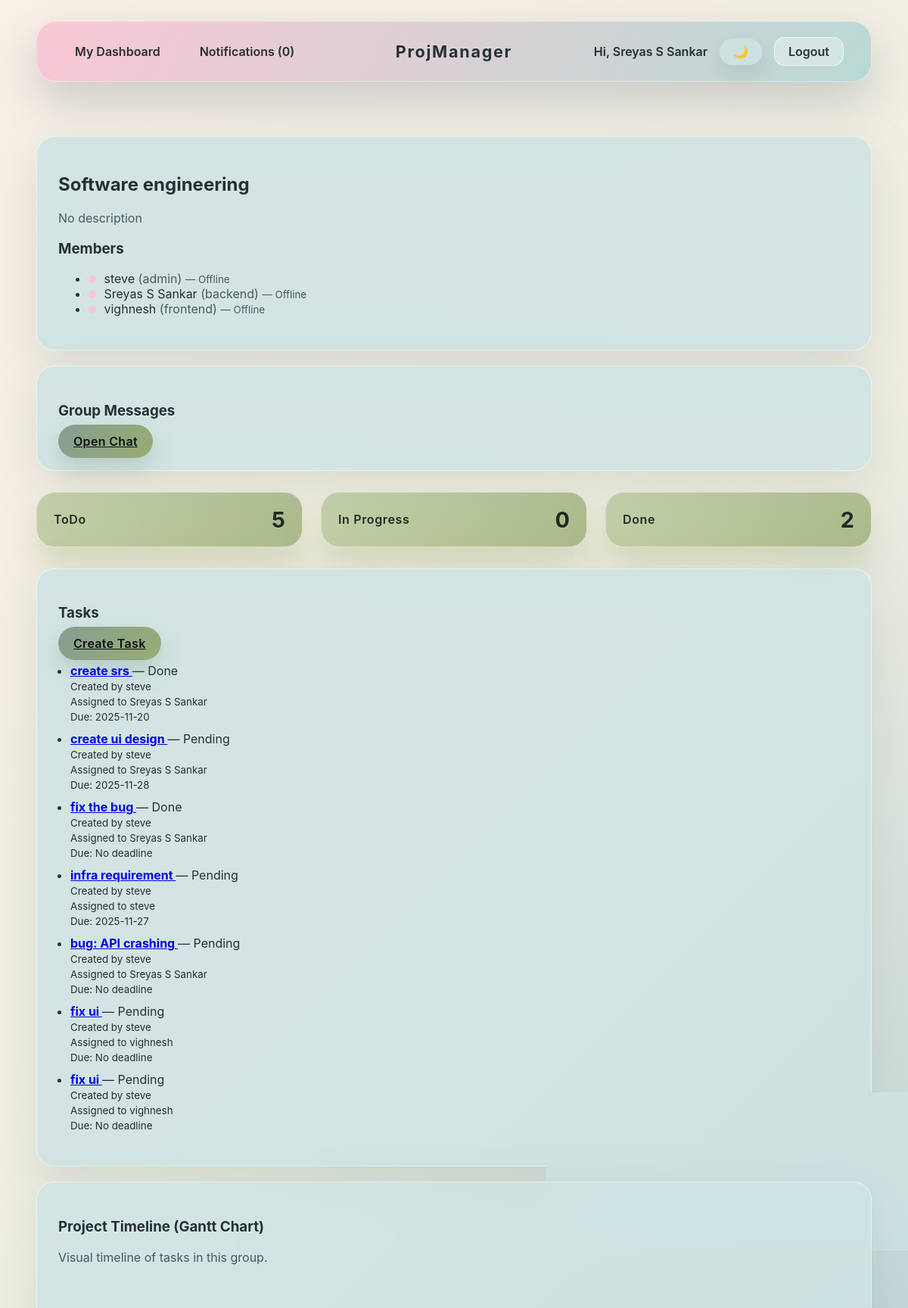
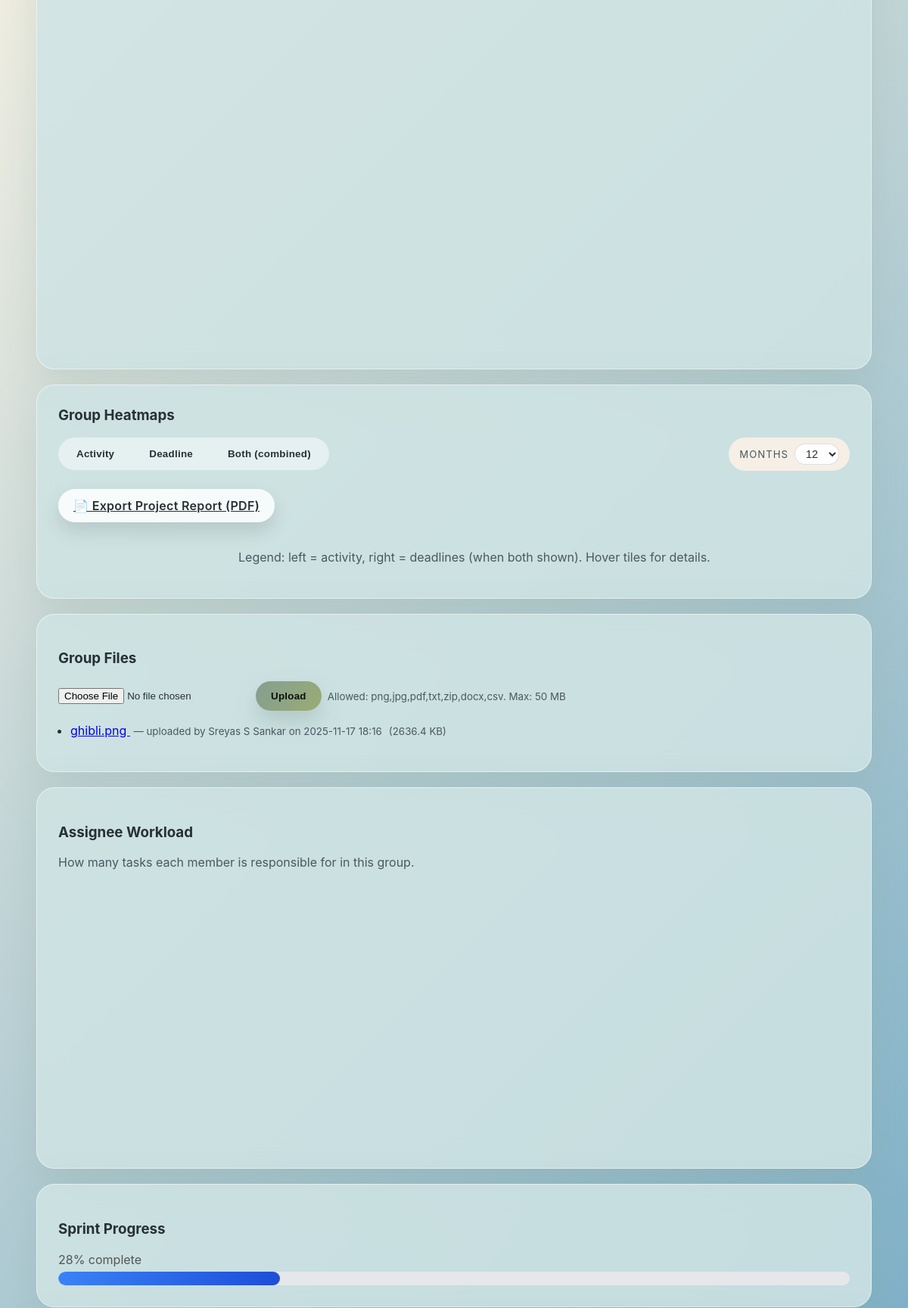
/groups/1 (signed in, upper part), run on the app's committed database (2 pictures, top to bottom).
### models.py (models this page shows, shortened)
class User(db.Model, UserMixin):
    id = db.Column(db.Integer, primary_key=True)
    username = db.Column(db.String(80), unique=True, nullable=False)
    email = db.Column(db.String(120), unique=True, nullable=False)
    password_hash = db.Column(db.String(128), nullable=False)

class Group(db.Model):
    id = db.Column(db.Integer, primary_key=True)
    name = db.Column(db.String(100), nullable=False)
    description = db.Column(db.Text, nullable=True)
    admin_id = db.Column(db.Integer, db.ForeignKey('user.id'), nullable=False)
    admin = db.relationship('User', backref='owned_groups')
    members = db.relationship('GroupMembership', back_populates='group', cascade='all, delete-orphan')

class GroupMembership(db.Model):
    id = db.Column(db.Integer, primary_key=True)
    user_id = db.Column(db.Integer, db.ForeignKey('user.id'), nullable=False)
    group_id = db.Column(db.Integer, db.ForeignKey('group.id'), nullable=False)
    role = db.Column(db.String(120), default='member')
    user = db.relationship('User', backref='memberships')
    group = db.relationship('Group', back_populates='members')

class Task(db.Model):
    id = db.Column(db.Integer, primary_key=True)
    title = db.Column(db.String(150), nullable=False)
    description = db.Column(db.Text, nullable=True)
    status = db.Column(db.String(20), default='Pending')  # Pending, In Progress, Done
    created_by = db.Column(db.Integer, db.ForeignKey('user.id'), nullable=False)
    assigned_to = db.Column(db.Integer, db.ForeignKey('user.id'), nullable=True)
    group_id = db.Column(db.Integer, db.ForeignKey('group.id'), nullable=False)
    timestamp = db.Column(db.DateTime, default=db.func.now())
    priority = db.Column(db.String(10))
    tags = db.relationship('Tag', secondary=task_tags, backref=db.backref('tasks', lazy='dynamic'))
    activities = db.relationship('TaskActivity', backref='task', lazy=True)
    created_at = db.Column(db.DateTime, default=datetime.utcnow)
    due_date = db.Column(db.DateTime, nullable=True)
    updated_at = db.Column(db.DateTime, default=datetime.utcnow, onupdate=datetime.utcnow)
    pomodoro_active = db.Column(db.Boolean, default=False)
    pomodoro_end = db.Column(db.DateTime, nullable=True)
    creator = db.relationship('User', foreign_keys=[created_by], backref='created_tasks')
    assignee = db.relationship('User', foreign_keys=[assigned_to], backref='assigned_tasks')
    group = db.relationship('Group', backref='tasks')

class GroupFile(db.Model):
    __tablename__ = "group_files"
    id = db.Column(db.Integer, primary_key=True)
    group_id = db.Column(db.Integer, db.ForeignKey("group.id"), nullable=False)
    uploaded_by = db.Column(db.Integer, db.ForeignKey("user.id"), nullable=False)
    filename = db.Column(db.String(512), nullable=False)           # stored filename (on disk)
    original_filename = db.Column(db.String(512), nullable=False)  # user-visible filename
    filesize = db.Column(db.BigInteger, nullable=True)
    created_at = db.Column(db.DateTime, default=datetime.utcnow)
    group = db.relationship("Group", backref=db.backref("files", lazy="dynamic"))
    uploader = db.relationship("User", backref=db.backref("uploaded_files", lazy="dynamic"))

### app.py (the view, shortened to what this page needs)
@app.route('/groups/<int:group_id>')
@login_required
def group_detail(group_id):
    group = Group.query.get_or_404(group_id)
    membership = GroupMembership.query.filter_by(
        user_id=current_user.id, group_id=group_id
    ).first()
    if not membership:
        flash('You are not a member of this group.', 'danger')
        return redirect(url_for('dashboard'))
    members = [m.user for m in group.members]
    pending_tasks = []
    overdue_tasks = []
    todo_tasks = Task.query.filter_by(group_id=group.id, status='Pending').all()
    inprogress_tasks = Task.query.filter_by(group_id=group.id, status='In Progress').all()
    done_tasks = Task.query.filter_by(group_id=group.id, status='Done').all()
    files = GroupFile.query.filter_by(group_id=group.id)\
        .order_by(GroupFile.created_at.desc()).all()
    assignee_counts = Counter()
    for task in group.tasks:
        if task.assignee:
            assignee_counts[task.assignee.username] += 1
    workload_data = [["User", "Tasks Assigned"]]
    for user, count in assignee_counts.items():
        workload_data.append([user, count])
    announcements = GroupAnnouncement.query.filter_by(group_id=group.id) \
        .order_by(GroupAnnouncement.created_at.desc()).all()
    total_tasks_count = len(group.tasks)
    done_tasks_count = len([t for t in group.tasks if t.status == "Done"])
    if total_tasks_count > 0:
        sprint_progress = int((done_tasks_count / total_tasks_count) * 100)
    else:
        sprint_progress = 0
    from datetime import timedelta
    for t in group.tasks:
        try:
            t.created_plus2 = (t.created_at + timedelta(days=2)).strftime("%Y-%m-%d")
        except:
            t.created_plus2 = ""
    return render_template(
        "group_detail.html",
        group=group,
        members=members,
        pending_tasks=pending_tasks,
        overdue_tasks=overdue_tasks,
        todo_tasks=todo_tasks,
        inprogress_tasks=inprogress_tasks,
        done_tasks=done_tasks,               # list
        files=files,
        workload_data=workload_data,
        announcements=announcements,
        sprint_progress=sprint_progress,
        total_tasks_count=total_tasks_count,
        done_tasks_count=done_tasks_count
    )

### app.py (called while the page is built)
@login_manager.user_loader
def load_user(user_id):
    return User.query.get(int(user_id))

@app.context_processor
def inject_notifications():
    if current_user.is_authenticated:
        unread = Notification.query.filter_by(user_id=current_user.id, is_read=False).all()
        return dict(unread_notifications=unread)
    return dict(unread_notifications=[])

### templates/group_detail.html (shortened to what this page needs)
{% extends 'base.html' %}
{% block content %}
<div class="card">
  <h2>{{ group.name }}</h2>
  <p class="muted">{{ group.description or 'No description' }}</p>
  <h3>Members</h3>
  <ul>
    {% for m in members %}
      {% set is_online = m.id in online_users %}
      <li data-user-id="{{ m.id }}">
        <span class="status-dot {{ 'online' if is_online else 'offline' }}"></span>
        {{ m.username }}
        {% set membership = m.memberships
          |selectattr('group_id','equalto',group.id)
          |list
          |first %}
        <span class="muted">({{ membership.role }})</span>
        <small class="muted status-text">
          — {{ 'Online' if is_online else 'Offline' }}
        </small>
      </li>
    {% endfor %}
  </ul>
</div>
<div class="card" style="margin-top:20px;">
  <h3>Group Messages</h3>
  <a href="{{ url_for('group_messages', group_id=group.id) }}" class="btn">Open Chat</a>
</div>
<div class="task-stats">
  <div class="task-stat">
    <span class="task-stat__label">ToDo</span>
    <span class="task-stat__value">{{ todo_tasks|length }}</span>
  </div>
  <div class="task-stat">
    <span class="task-stat__label">In Progress</span>
    <span class="task-stat__value">{{ inprogress_tasks|length }}</span>
  </div>
  <div class="task-stat">
    <span class="task-stat__label">Done</span>
    <span class="task-stat__value">{{ done_tasks|length }}</span>
  </div>
</div>
<div class="card" style="margin-top:20px;">
  <h3>Tasks</h3>
  <a href="{{ url_for('create_task', group_id=group.id) }}" class="btn">Create Task</a>
  {% if group.tasks %}
    <ul style="padding-left:16px;">
      {% for task in group.tasks %}
        <li style="margin-bottom:10px;">
          <strong>
            <a href="{{ url_for('task_detail', group_id=group.id, task_id=task.id) }}">
              {{ task.title }}
            </a>
          </strong>
          — {{ task.status }}
          <br>
          <small>Created by {{ task.creator.username }}</small>
          {% if task.assigned_to %}
            <br><small>Assigned to {{ task.assignee.username }}</small>
          {% endif %}
          {% if task.due_date %}
            <br><small>Due: {{ task.due_date.strftime('%Y-%m-%d') }}</small>
          {% else %}
            <br><small>Due: No deadline</small>
          {% endif %}
        </li>
      {% endfor %}
    </ul>
  {% else %}
    <p>No tasks yet.</p>
  {% endif %}
</div>
<div class="card" style="margin-top:20px;">
  <h3>Project Timeline (Gantt Chart)</h3>
  <p class="muted">Visual timeline of tasks in this group.</p>
  <div id="gantt_chart" style="width:100%; height:500px;"></div>
</div>
<div class="card" style="margin-top:20px;">
  <div class="heatmap-header">
    <h3>Group Heatmaps</h3>
    <div class="heatmap-filters">
      <div class="heatmap-toggle-group">
        <button id="heatmap-type-activity" class="btn heatmap-toggle">Activity</button>
        <button id="heatmap-type-deadline" class="btn heatmap-toggle">Deadline</button>
        <button id="heatmap-type-both" class="btn heatmap-toggle">Both (combined)</button>
      </div>
      <div class="heatmap-range">
        <label for="heatmap-months">Months</label>
        <select id="heatmap-months">
          <option value="12" selected>12</option>
        </select>
      </div>
    </div>
    <a href="{{ url_for('export_report', group_id=group.id) }}"
       class="btn heatmap-export no-loader">
       📄 Export Project Report (PDF)
    </a>
  </div>
  <div id="group-heatmap-container" style="display:flex; gap:12px; overflow-x:auto; padding-bottom:8px;"></div>
  <div style="margin-top:12px; display:flex; gap:18px;">
    <div id="mini-calendar" style="min-width:220px;"></div>
    <div style="flex:1;">
      <p class="muted">Legend: left = activity, right = deadlines (when both shown). Hover tiles for details.</p>
    </div>
  </div>
</div>
<div class="card" style="margin-top:20px;">
  <h3>Group Files</h3>
  <form action="{{ url_for('group_files', group_id=group.id) }}" method="post" enctype="multipart/form-data" style="display:flex; gap:8px; align-items:center;">
    <input type="file" name="file" required>
    <button type="submit" class="btn">Upload</button>
    <small class="muted">Allowed: png,jpg,pdf,txt,zip,docx,csv. Max: {{ (config.MAX_CONTENT_LENGTH // (1024*1024)) if config.get('MAX_CONTENT_LENGTH') else 50 }} MB</small>
  </form>
  <div style="margin-top:12px;">
    {% if files %}
      <ul style="padding-left:16px;">
        {% for f in files %}
          <li style="margin-bottom:8px;">
            <a href="{{ url_for('download_group_file', group_id=group.id, file_id=f.id) }}">
              {{ f.original_filename }}
            </a>
            &nbsp;<small class="muted">— uploaded by {{ f.uploader.username }} on {{ f.created_at.strftime('%Y-%m-%d %H:%M') }}</small>
            {% if f.filesize %}
              &nbsp;<small class="muted">({{ (f.filesize/1024)|round(1) }} KB)</small>
            {% endif %}
          </li>
        {% endfor %}
      </ul>
    {% else %}
      <p class="muted">No files uploaded yet.</p>
    {% endif %}
  </div>
</div>
<div class="card" style="margin-top:20px;">
    <h3>Assignee Workload</h3>
    <p class="muted">How many tasks each member is responsible for in this group.</p>
    <div id="workload_chart" style="width:100%; height:350px;"></div>
</div>
<div class="card" style="margin-top:20px;">
  <h3>Sprint Progress</h3>
  <p style="margin-bottom:6px; color:#555;">
    {{ sprint_progress }}% complete
  </p>
  <div style="
      width: 100%;
      background: #e5e7eb;
      height: 18px;
      border-radius: 10px;
      overflow:hidden;
      position:relative;
  ">
    <div style="
        width: {{ sprint_progress }}%;
        height: 100%;
        background: linear-gradient(90deg, #3b82f6, #1d4ed8);
        border-radius: 10px;
        transition: width 0.25s ease;
    "></div>
  </div>
</div>
{% endblock %}

### templates/base.html (shortened to what this page needs)
<!doctype html>
<html lang="en">
<head>
    <link rel="stylesheet" href="{{ url_for('static', filename='css/style.css') }}">
</head>
<body class="{{ 'dark-mode' if session.get('theme') == 'dark' else '' }}">
{% set _ = session.pop('popup_notification', None) %}
<nav class="nav">
    <div class="nav-shell">
        <div class="nav-menu">
            {% if current_user.is_authenticated %}
                <a href="{{ url_for('my_dashboard') }}">My Dashboard</a>
                <a href="{{ url_for('notifications') }}">Notifications ({{ current_user.unread_notifications|length }})</a>
            {% else %}
                <a href="{{ url_for('login') }}">Login</a>
                <a href="{{ url_for('register') }}">Register</a>
            {% endif %}
        </div>
        <a class="brand" href="{{ url_for('index') }}">ProjManager</a>
        <div class="nav-user">
            {% if current_user.is_authenticated %}
                <span class="user-greeting">Hi, {{ current_user.username }}</span>
                <button id="theme-toggle" class="theme-toggle" aria-label="Toggle theme">🌙</button>
                <a class="nav-logout" href="{{ url_for('logout') }}">Logout</a>
            {% else %}
                <button id="theme-toggle" class="theme-toggle" aria-label="Toggle theme">🌙</button>
            {% endif %}
        </div>
    </div>
</nav>
<main class="container">
    {% block content %}{% endblock %}
</main>
</body>
</html>

### templates/group_detail.html (style rules this page uses)
.status-dot { display: inline-block; width: 10px; height: 10px; border-radius: 50%; margin-right: 6px; }
.offline { background: #e74c3c; }

### data on the page
User: username "Sreyas S Sankar", value "Offline"
Group: name "Software engineering", description "No description"
User: username "steve", value "Offline"
GroupMembership: role "admin"
GroupMembership: role "backend"
User: username "vighnesh", value "Offline"
GroupMembership: role "frontend"
Task: title "create srs", status "Done", creator.username "steve", assignee.username "Sreyas S Sankar", due_date "2025-11-20"
Task: title "create ui design", status "Pending", creator.username "steve", assignee.username "Sreyas S Sankar", due_date "2025-11-28"
Task: title "fix the bug", status "Done", creator.username "steve", assignee.username "Sreyas S Sankar", shows "Due: No deadline"
Task: title "infra requirement", status "Pending", creator.username "steve", assignee.username "steve", due_date "2025-11-27"
Task: title "bug: API crashing", status "Pending", creator.username "steve", assignee.username "Sreyas S Sankar", shows "Due: No deadline"
Task: title "fix ui", status "Pending", creator.username "steve", assignee.username "vighnesh", shows "Due: No deadline"
Task: title "fix ui", status "Pending", creator.username "steve", assignee.username "vighnesh", shows "Due: No deadline"
GroupFile: original_filename "ghibli.png", uploader.username "Sreyas S Sankar", created_at "2025-11-17 18:16", (f.filesize/1024)|round(1) "2636.4"

### other printed values
{{ current_user.unread_notifications|length }} "0"
{{ todo_tasks|length }} "5"
{{ inprogress_tasks|length }} "0"
{{ done_tasks|length }} "2"
{{ sprint_progress }} "28"
